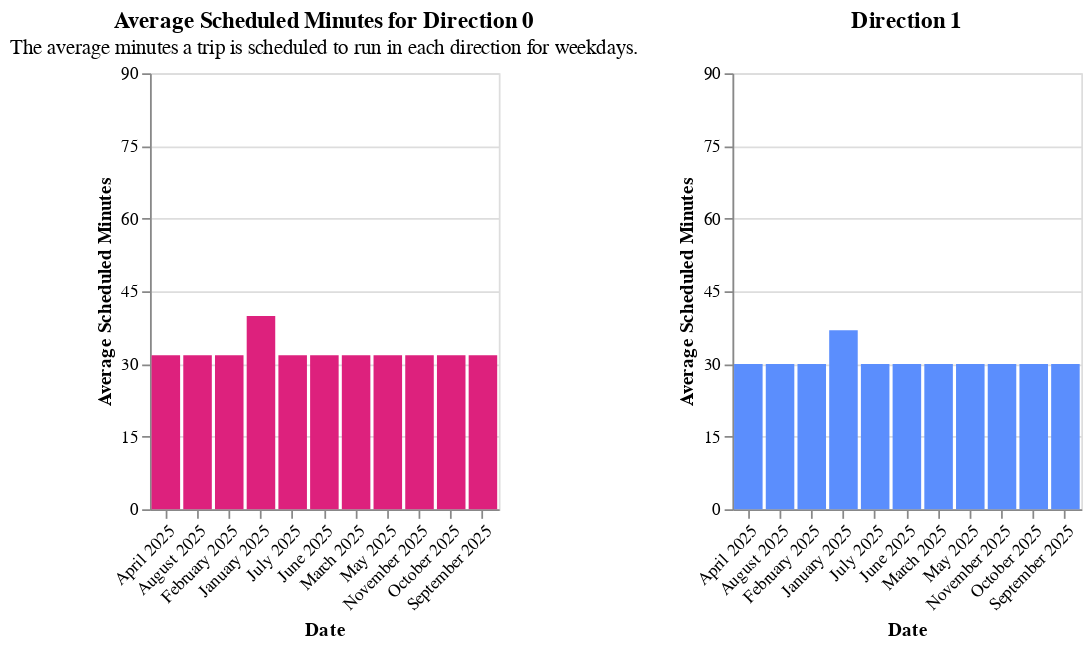

Here is the notebook cell this chart was saved with:
### Code cell
create_scheduled_minutes(subset_df)

### Figure 1 — Vega-Lite specification as saved in the notebook (floating-point values rounded to 4 significant figures; data arrays with more than 128 entries replaced by an {"elided": "..."} marker saying what was removed)
{"config": {"view": {"continuousWidth": 300, "continuousHeight": 300}}, "hconcat": [{"data": {"name": "data-85087f6c98e5246c8564c070f6a161c3"}, "mark": {"type": "bar"}, "encoding": {"color": {"field": "Direction", "legend": null, "scale": {"range": ["#dd217d", "#fcb40e", "#ccbb44", "#5b8efd"]}, "title": "Direction", "type": "quantitative"}, "tooltip": [{"field": "Date", "type": "nominal"}, {"field": "Route", "type": "nominal"}, {"field": "Direction", "type": "quantitative"}, {"field": "Average Scheduled Minutes", "type": "quantitative"}], "x": {"axis": {"format": "", "labelAngle": -45}, "field": "Date", "title": "Date", "type": "nominal"}, "y": {"axis": {"values": [0, 15, 30, 45, 60, 75, 90]}, "field": "Average Scheduled Minutes", "scale": {"domain": [0, 90], "nice": false}, "title": "Average Scheduled Minutes", "type": "quantitative"}}, "height": 250, "name": "view_1", "title": {"text": ["Average Scheduled Minutes for Direction 0"], "subtitle": ["The average minutes a trip is scheduled to run in each direction for weekdays."]}, "transform": [{"filter": {"param": "param_1"}}], "width": 200}, {"data": {"name": "data-b8755493c3a7c27eea2f627f38b1b3e1"}, "mark": {"type": "bar"}, "encoding": {"color": {"field": "Direction", "legend": null, "scale": {"range": ["#dd217d", "#fcb40e", "#ccbb44", "#5b8efd"]}, "title": "Direction", "type": "quantitative"}, "tooltip": [{"field": "Date", "type": "nominal"}, {"field": "Route", "type": "nominal"}, {"field": "Direction", "type": "quantitative"}, {"field": "Average Scheduled Minutes", "type": "quantitative"}], "x": {"axis": {"format": "", "labelAngle": -45}, "field": "Date", "title": "Date", "type": "nominal"}, "y": {"axis": {"values": [0, 15, 30, 45, 60, 75, 90]}, "field": "Average Scheduled Minutes", "scale": {"domain": [0, 90], "nice": false}, "title": "Average Scheduled Minutes", "type": "quantitative"}}, "height": 250, "name": "view_2", "title": {"text": ["Direction 1"], "subtitle": [""]}, "transform": [{"filter": {"param": "param_1"}}], "width": 200}], "params": [{"name": "param_1", "select": {"type": "point", "fields": ["Route"]}, "bind": {"input": "select", "options": ["FBUS__FBUS MARKET & WHARVES BUS", "NBUS__NBUS JUDAH BUS", "714__714 BART EARLY BIRD", "TBUS__TBUS THIRD BUS", "KBUS__KBUS INGLESIDE BUS", "1X__1X CALIFORNIA EXPRESS", "30X__30X MARINA EXPRESS", "91__91 3RD-19TH AVE OWL", "LBUS__LBUS TARAVAL BUS", "90__90 SAN BRUNO OWL", "NOWL__NOWL OWL JUDAH", "37__37 CORBETT", "1__GGPS Golden Gate Park Shuttle", "36__36 TERESITA", "LOWL__LOWL OWL TARAVAL", "23__23 MONTEREY", "35__35 EUREKA", "58__58 LAKE MERCED", "52__52 EXCELSIOR", "66__66 QUINTARA", "25__25 TREASURE ISLAND", "57__57 PARKMERCED", "54__54 FELTON", "2__2 SUTTER", "39__39 COIT", "6__6 HAYES-PARNASSUS", "18__18 46TH AVENUE", "33__33 ASHBURY-18TH ST", "67__67 BERNAL HEIGHTS", "56__56 RUTLAND", "6__6 HAIGHT-PARNASSUS", "19__19 POLK", "27__27 BRYANT", "21__21 HAYES", "55__55 DOGPATCH", "48__48 QUINTARA-24TH STREET", "31__31 BALBOA", "43__43 MASONIC", "7__7 HAIGHT-NORIEGA", "J__J CHURCH", "8BX__8BX BAYSHORE B EXPRESS", "29__29 SUNSET", "45__45 UNION-STOCKTON", "9__9 SAN BRUNO", "K__K INGLESIDE", "28__28 19TH AVENUE", "L__L TARAVAL", "M__M OCEAN VIEW", "F__F MARKET & WHARVES", "T__T THIRD", "9R__9R SAN BRUNO RAPID", "CA__CA CALIFORNIA STREET CABLE CAR", "12__12 FOLSOM-PACIFIC", "15__15 BAYVIEW HUNTERS POINT EXPRESS", "8AX__8AX BAYSHORE A EXPRESS", "44__44 O'SHAUGHNESSY", "30__30 STOCKTON", "N__N JUDAH", "24__24 DIVISADERO", "8__8 BAYSHORE", "KLM__KLM MUNI METRO SHUTTLE", "38R__38R GEARY RAPID", "5__5 FULTON", "14R__14R MISSION RAPID", "PM__PM POWELL-MASON CABLE CAR", "28R__28R 19TH AVENUE RAPID", "5R__5R FULTON RAPID", "1__1 CALIFORNIA", "38__38 GEARY", "PH__PH POWELL-HYDE CABLE CAR", "49__49 VAN NESS-MISSION", "14__14 MISSION", "22__22 FILLMORE"], "name": "Routes: "}, "value": "FBUS__FBUS MARKET & WHARVES BUS", "views": ["view_1", "view_2"]}], "$schema": "https://vega.github.io/schema/vega-lite/v5.20.1.json", "datasets": {"data-85087f6c98e5246c8564c070f6a161c3": {"elided": "749 records"}, "data-b8755493c3a7c27eea2f627f38b1b3e1": {"elided": "759 records"}}}
